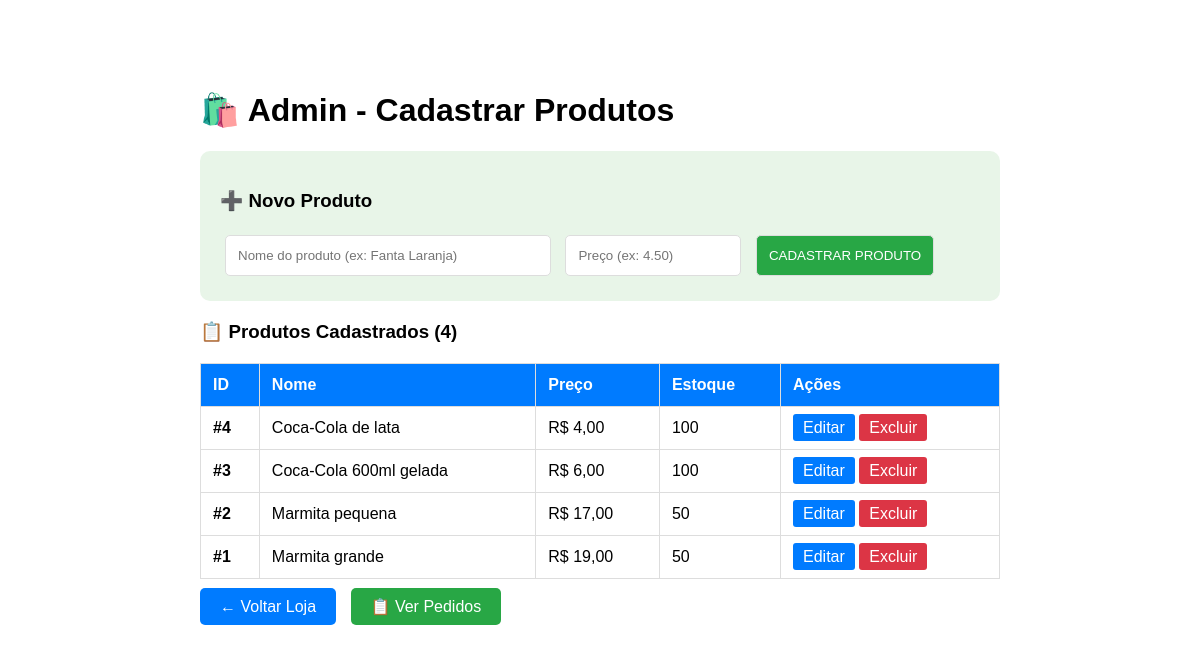
The app's page /cadastrar_produtos.php with its own data.
### tables this page shows
CREATE TABLE IF NOT EXISTS `produtos` (
  `id` int NOT NULL AUTO_INCREMENT,
  `nome` varchar(100) NOT NULL,
  `descricao` text,
  `preco` decimal(10,2) NOT NULL,
  `estoque` int DEFAULT '0',
  `criado_em` timestamp NULL DEFAULT CURRENT_TIMESTAMP,
  PRIMARY KEY (`id`)
);

### cadastrar_produtos.php (the view, shortened to what this page needs)
<?php
$pdo = new PDO("mysql:host=localhost;dbname=tcc1", "root", "");
$produtos = $pdo->query("SELECT * FROM produtos ORDER BY id DESC")->fetchAll();
?>
<!DOCTYPE html>
<html>
<head>
</head>
<body>
    <h1>🛍️ Admin - Cadastrar Produtos</h1>
    <div class="form-cadastro">
        <h3>➕ Novo Produto</h3>
        <form method="POST">
            <input type="text" name="nome" placeholder="Nome do produto (ex: Fanta Laranja)" required style="width: 300px;">
            <input type="number" name="preco" placeholder="Preço (ex: 4.50)" step="0.01" required style="width: 150px;">
            <button name="cadastrar">CADASTRAR PRODUTO</button>
        </form>
    </div>
    <h3>📋 Produtos Cadastrados (<?= count($produtos) ?>)</h3>
    <table>
        <tr>
            <th>ID</th>
            <th>Nome</th>
            <th>Preço</th>
            <th>Estoque</th>
            <th>Ações</th>
        </tr>
        <?php foreach($produtos as $produto): ?>
        <tr>
            <td><strong>#<?= $produto['id'] ?></strong></td>
            <td><?= htmlspecialchars($produto['nome']) ?></td>
            <td>R$ <?= number_format($produto['preco'], 2, ',', '.') ?></td>
            <td><?= $produto['estoque'] ?></td>
            <td>
                <a href="editar_produto.php?id=<?= $produto['id'] ?>" style="background:#007bff;color:white;padding:5px 10px;text-decoration:none;border-radius:3px;">Editar</a>
                <a href="?excluir=<?= $produto['id'] ?>" class="excluir" onclick="return confirm('Excluir?')">Excluir</a>
            </td>
        </tr>
        <?php endforeach; ?>
    </table>
    <br>
    <a href="loja.html" style="background:#007bff;color:white;padding:10px 20px;text-decoration:none;border-radius:5px;">← Voltar Loja</a>
    <a href="admin.php" style="background:#28a745;color:white;padding:10px 20px;text-decoration:none;border-radius:5px;margin-left:10px;">📋 Ver Pedidos</a>
</body>
</html>

### cadastrar_produtos.php (style rules this page uses)
body { font-family: Arial; max-width: 800px; margin: 50px auto; padding: 20px; }
.form-cadastro { background: #e8f5e8; padding: 20px; border-radius: 10px; margin: 20px 0; }
input, button { padding: 12px; margin: 5px; border-radius: 5px; border: 1px solid #ddd; }
button { background: #28a745; color: white; cursor: pointer; }
table { width: 100%; border-collapse: collapse; margin-top: 20px; }
th, td { border: 1px solid #ddd; padding: 12px; text-align: left; }
th { background: #007bff; color: white; }
.excluir { background: #dc3545; color: white; padding: 5px 10px; text-decoration: none; border-radius: 3px; }

### records on screen
produtos: id "4", nome "Coca-Cola de lata", preco "4,00", estoque "100"
produtos: id "3", nome "Coca-Cola 600ml gelada", preco "6,00", estoque "100"
produtos: id "2", nome "Marmita pequena", preco "17,00", estoque "50"
produtos: id "1", nome "Marmita grande", preco "19,00", estoque "50"

### other values on screen
count($produtos) "4"
